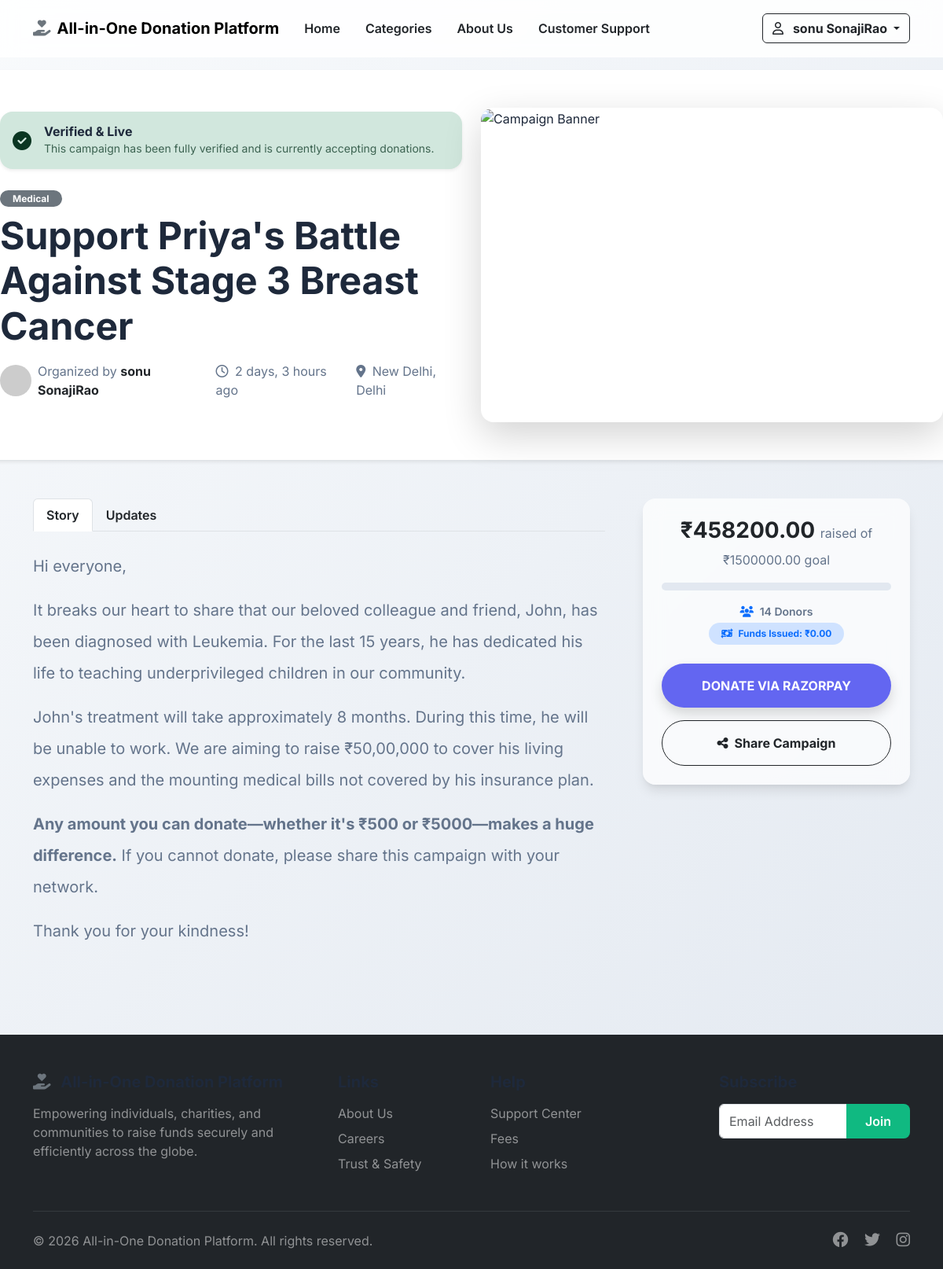
The app's page /campaign/2/ (signed in) with its own data.
### accounts/models.py (models this page shows, shortened)
class User(AbstractUser):
    class Role(models.TextChoices):
        DONOR = 'DONOR', _('Donor')
        CAMPAIGN_OWNER = 'OWNER', _('Campaign Owner')
        ADMIN = 'ADMIN', _('Admin')
    email = models.EmailField(_('email address'), unique=True)
    phone_number = models.CharField(_('phone number'), max_length=15, unique=True, null=True, blank=True)
    otp_code = models.CharField(max_length=6, null=True, blank=True)
    otp_expiry = models.DateTimeField(null=True, blank=True)
    role = models.CharField(
        max_length=20,
        choices=Role.choices,
        default=Role.DONOR
    )
    profile_image = models.ImageField(upload_to='profiles/', null=True, blank=True)
    verified = models.BooleanField(default=False)
    USERNAME_FIELD = 'email'
    REQUIRED_FIELDS = ['username']
    objects = CustomUserManager()
    def is_admin_role(self):
        return self.role == self.Role.ADMIN

### campaigns/models.py (models this page shows, shortened)
class Campaign(models.Model):
    class Status(models.TextChoices):
        DRAFT = 'DRAFT', _('Draft')
        ACTIVE = 'ACTIVE', _('Active')
        COMPLETED = 'COMPLETED', _('Completed')
        CANCELLED = 'CANCELLED', _('Cancelled')
    owner = models.ForeignKey(settings.AUTH_USER_MODEL, on_delete=models.CASCADE, related_name='campaigns')
    title = models.CharField(max_length=200)
    description = models.TextField()
    goal_amount = models.DecimalField(max_digits=12, decimal_places=2)
    raised_amount = models.DecimalField(max_digits=12, decimal_places=2, default=0.00)
    image = models.ImageField(upload_to='campaigns/images/', null=True, blank=True)
    start_date = models.DateTimeField(auto_now_add=True)
    end_date = models.DateTimeField(null=True, blank=True)
    category = models.ForeignKey(Category, on_delete=models.SET_NULL, null=True, related_name='campaigns')
    location = models.CharField(max_length=255, blank=True)
    payment_qr_code = models.ImageField(upload_to='campaigns/qr_codes/', null=True, blank=True, help_text="Upload your UPI or Bank QR code here")
    status = models.CharField(
        max_length=20,
        choices=Status.choices,
        default=Status.DRAFT
    )
    approved = models.BooleanField(default=False)
    status_reason = models.TextField(blank=True, null=True, help_text="Reason for current status or rejection notes")
    amount_issued = models.DecimalField(max_digits=12, decimal_places=2, default=0.00, help_text="Total amount paid out to the seeker")
    created_at = models.DateTimeField(auto_now_add=True)
    updated_at = models.DateTimeField(auto_now=True)
    @property
    def progress_percentage(self):
        if self.goal_amount > 0:
            return round((self.raised_amount / self.goal_amount) * 100, 2)
        return 0

class Category(models.Model):
    name = models.CharField(max_length=100, unique=True)
    slug = models.SlugField(max_length=100, unique=True)
    icon = models.ImageField(upload_to='categories/icons/', null=True, blank=True)
    class Meta:
        verbose_name_plural = "Categories"

### core/views.py (the view)
# urls.py: path('campaign/<int:pk>/', CampaignDetailView.as_view(), name='campaign_detail'),
class CampaignDetailView(DetailView):
    model = Campaign
    template_name = 'campaign_detail.html'
    context_object_name = 'campaign'

### templates/campaign_detail.html (shortened to what this page needs)
{% extends 'base.html' %}
{% load static %}
{% block content %}
<div class="row pt-5 bg-white border-bottom shadow-sm">
    <div class="container pb-5">
        <div class="row align-items-center">
            <div class="col-lg-6 mb-4 mb-lg-0">
                <div class="col-12 mb-4">
                    {% if campaign.status == 'DRAFT' %}
                        <div class="alert alert-warning border-0 shadow-sm rounded-4 d-flex align-items-center mb-4 p-3 anim-fade-in">
                            <i class="fa-solid fa-clock-rotate-left fs-4 me-3"></i>
                            <div>
                                <h6 class="fw-bold mb-0">Under Review</h6>
                                <p class="small mb-0 opacity-75">Our team is currently verifying the details of this campaign to ensure safety for our donors.</p>
                            </div>
                        </div>
                    {% elif campaign.status == 'ACTIVE' %}
                        <div class="alert alert-success border-0 shadow-sm rounded-4 d-flex align-items-center mb-4 p-3 anim-fade-in">
                            <i class="fa-solid fa-circle-check fs-4 me-3"></i>
                            <div>
                                <h6 class="fw-bold mb-0">Verified & Live</h6>
                                <p class="small mb-0 opacity-75">This campaign has been fully verified and is currently accepting donations.</p>
                            </div>
                        </div>
                    {% endif %}
                    <span class="badge bg-secondary mb-2 rounded-pill px-3">{{ campaign.category.name }}</span>
                    <h1 class="fw-bolder display-5 mb-3">{{ campaign.title }}</h1>
                    <div class="d-flex align-items-center text-muted-custom">
                        <img src="https://ui-avatars.com/api/?name={{ campaign.owner.get_full_name|default:campaign.owner.username }}&background=E5E7EB&color=374151" alt="Organizer" class="rounded-circle me-2" width="40" height="40">
                        <span class="me-3">Organized by <strong class="text-dark">{{ campaign.owner.get_full_name|default:campaign.owner.username }}</strong></span>
                        <span class="me-3"><i class="fa-regular fa-clock me-1"></i> {{ campaign.created_at|timesince }} ago</span>
                        {% if campaign.location %}
                        <span><i class="fa-solid fa-location-dot me-1"></i> {{ campaign.location }}</span>
                        {% endif %}
                    </div>
                </div>
            </div>
            <div class="col-lg-6">
                <div class="rounded-4 overflow-hidden shadow-lg position-relative" style="height: 400px;">
                    <img src="https://images.unsplash.com/photo-1538356111053-748a48e1acb8?q=80&w=1200" alt="Campaign Banner" class="w-100 h-100 object-fit-cover">
                </div>
            </div>
        </div>
    </div>
</div>
<div class="container my-5">
    <div class="row g-5">
        <div class="col-lg-8">
            <ul class="nav nav-tabs fw-semibold mb-4" id="campaignTabs" role="tablist">
                <li class="nav-item" role="presentation">
                    <button class="nav-link active text-dark" id="story-tab" data-bs-toggle="tab" data-bs-target="#story" type="button" role="tab" aria-selected="true">Story</button>
                </li>
                <li class="nav-item" role="presentation">
                    <button class="nav-link text-dark" id="updates-tab" data-bs-toggle="tab" data-bs-target="#updates" type="button" role="tab" aria-selected="false">Updates</button>
                </li>
            </ul>
            <div class="tab-content" id="campaignTabsContent">
                <div class="tab-pane fade show active" id="story" role="tabpanel" tabindex="0">
                    <div class="content text-muted-custom fs-5 lh-lg">
                        <p>Hi everyone,</p>
                        <p>It breaks our heart to share that our beloved colleague and friend, John, has been diagnosed with Leukemia. For the last 15 years, he has dedicated his life to teaching underprivileged children in our community.</p>
                        <p>John's treatment will take approximately 8 months. During this time, he will be unable to work. We are aiming to raise ₹50,00,000 to cover his living expenses and the mounting medical bills not covered by his insurance plan.</p>
                        <p><strong>Any amount you can donate—whether it's ₹500 or ₹5000—makes a huge difference.</strong> If you cannot donate, please share this campaign with your network.</p>
                        <p>Thank you for your kindness!</p>
                    </div>
                </div>
            </div>
        </div>
        <div class="col-lg-4">
            <div class="card glass-panel border-0 mb-4 sticky-top" style="top: 100px;">
                <div class="card-body p-4 text-center">
                    <h3 class="fw-bold text-dark mb-1">₹{{ campaign.raised_amount }} <span class="text-muted-custom fs-6 fw-normal">raised of ₹{{ campaign.goal_amount }} goal</span></h3>
                    <div class="progress-custom mb-3 mt-3">
                    </div>
                    <p class="text-muted-custom small fw-semibold mb-1">
                        <i class="fa-solid fa-users text-primary me-1"></i> {{ campaign.donations.count }} Donors
                    </p>
                    <div class="mb-4">
                        <span class="badge bg-primary-subtle text-primary rounded-pill px-3 py-2 fw-bold small"><i class="fa-solid fa-money-bill-transfer me-1"></i> Funds Issued: ₹{{ campaign.amount_issued }}</span>
                    </div>
                    <button class="btn btn-primary-custom w-100 py-3 rounded-pill fw-bold text-uppercase letter-spacing mb-3 shadow" data-bs-toggle="modal" data-bs-target="#donationModal">
                        Donate via Razorpay
                    </button>
                    <button class="btn btn-outline-dark w-100 py-3 rounded-pill fw-bold d-flex align-items-center justify-content-center">
                        <i class="fa-solid fa-share-nodes me-2"></i> Share Campaign
                    </button>
                </div>
            </div>
        </div>
    </div>
</div>
{% endblock %}

### templates/base.html (shortened to what this page needs)
{% load static %}
<!DOCTYPE html>
<html lang="en">
<head>
    <link href="https://cdn.jsdelivr.net/npm/bootstrap@5.3.0/dist/css/bootstrap.min.css" rel="stylesheet">
    <link rel="stylesheet" href="https://cdnjs.cloudflare.com/ajax/libs/font-awesome/6.4.0/css/all.min.css">
    <link rel="stylesheet" href="{% static 'css/styles.css' %}">
</head>
<body>
    <nav class="navbar navbar-expand-lg glass-nav sticky-top">
        <div class="container py-2">
            <a class="navbar-brand fw-bold mb-0 h1 text-primary-custom" href="/">
                <i class="fa-solid fa-hand-holding-heart text-secondary me-2"></i>All-in-One Donation Platform
            </a>
            <div class="collapse navbar-collapse" id="navbarNav">
                <ul class="navbar-nav me-auto mb-2 mb-lg-0">
                    <li class="nav-item">
                        <a class="nav-link fw-semibold px-3 {% if request.path == '/' %}text-primary-custom{% else %}text-dark{% endif %}" href="{% url 'home' %}">Home</a>
                    </li>
                    <li class="nav-item">
                        <a class="nav-link fw-semibold px-3 text-dark" href="{% url 'category_list' %}">Categories</a>
                    </li>
                    <li class="nav-item">
                        <a class="nav-link fw-semibold px-3 text-dark" href="{% if request.path == '/' %}#about{% else %}/#about{% endif %}">About Us</a>
                    </li>
                    <li class="nav-item">
                        <a class="nav-link fw-semibold px-3 text-dark" href="{% url 'my_tickets' %}">Customer Support</a>
                    </li>
                </ul>
                <div class="d-flex align-items-center">
                    {% if user.is_authenticated %}
                        <div class="dropdown">
                            <button class="btn btn-outline-dark fw-bold dropdown-toggle" type="button" data-bs-toggle="dropdown" aria-expanded="false">
                                <i class="fa-regular fa-user me-2"></i> {{ user.get_full_name|default:user.username }}
                            </button>
                        </div>
                    {% else %}
                        <a href="/login" class="nav-link fw-semibold me-4 text-dark d-none d-lg-block">Log in</a>
                        <a href="/login" class="btn btn-primary-custom">Start a Fundraiser</a>
                    {% endif %}
                </div>
            </div>
        </div>
    </nav>
    <main>
        {% block content %}{% endblock %}
    </main>
    <footer class="bg-dark text-white pt-5 pb-4 mt-5">
        <div class="container">
            <div class="row gx-5">
                <div class="col-md-4 mb-4">
                    <h5 class="fw-bold mb-3"><i class="fa-solid fa-hand-holding-heart text-secondary me-2"></i> All-in-One Donation Platform</h5>
                    <p class="text-white-50">Empowering individuals, charities, and communities to raise funds securely and efficiently across the globe.</p>
                </div>
                <div class="col-md-2 mb-4">
                    <h5 class="fw-bold mb-3">Links</h5>
                    <ul class="list-unstyled">
                        <li class="mb-2"><a href="#" class="text-white-50 text-decoration-none">About Us</a></li>
                        <li class="mb-2"><a href="#" class="text-white-50 text-decoration-none">Careers</a></li>
                        <li class="mb-2"><a href="#" class="text-white-50 text-decoration-none">Trust & Safety</a></li>
                    </ul>
                </div>
                <div class="col-md-3 mb-4">
                    <h5 class="fw-bold mb-3">Help</h5>
                    <ul class="list-unstyled">
                        <li class="mb-2"><a href="#" class="text-white-50 text-decoration-none">Support Center</a></li>
                        <li class="mb-2"><a href="#" class="text-white-50 text-decoration-none">Fees</a></li>
                        <li class="mb-2"><a href="#" class="text-white-50 text-decoration-none">How it works</a></li>
                    </ul>
                </div>
                <div class="col-md-3 mb-4">
                    <h5 class="fw-bold mb-3">Subscribe</h5>
                    <div class="input-group mb-3">
                        <input type="email" class="form-control" placeholder="Email Address" aria-label="Email">
                        <button class="btn btn-secondary-custom" type="button">Join</button>
                    </div>
                </div>
            </div>
            <hr class="border-secondary mt-2 mb-4">
            <div class="d-flex justify-content-between align-items-center">
                <span class="text-white-50">&copy; 2026 All-in-One Donation Platform. All rights reserved.</span>
                <div>
                    <a href="#" class="text-white-50 text-decoration-none me-3 h5"><i class="fa-brands fa-facebook"></i></a>
                    <a href="#" class="text-white-50 text-decoration-none me-3 h5"><i class="fa-brands fa-twitter"></i></a>
                    <a href="#" class="text-white-50 text-decoration-none h5"><i class="fa-brands fa-instagram"></i></a>
                </div>
            </div>
        </div>
    </footer>
</body>
</html>

### static/css/styles.css (style rules this page uses)
:root { --primary: #6366f1; --primary-hover: #4f46e5; --secondary: #10b981; --bg-gradient: linear-gradient(135deg, #f8fafc 0%, #e2e8f0 100%); --text-dark: #1e293b; --text-light: #64748b; --glass-bg: rgba(255, 255, 255, 0.7); --glass-border: rgba(255, 255, 255, 0.2); --shadow-sm: 0 1px 2px 0 rgba(0, 0, 0, 0.05); --shadow-md: 0 4px 6px -1px rgba(0, 0, 0, 0.1), 0 2px 4px -1px rgba(0, 0, 0, 0.06); --shadow-lg: 0 10px 15px -3px rgba(0, 0, 0, 0.1), 0 4px 6px -2px rgba(0, 0, 0, 0.05); }
body { font-family: 'Inter', sans-serif; background: var(--bg-gradient); color: var(--text-dark); min-height: 100vh; display: flex; flex-direction: column; }
main { flex: 1; }
.glass-panel { background: var(--glass-bg); backdrop-filter: blur(12px); -webkit-backdrop-filter: blur(12px); border: 1px solid var(--glass-border); border-radius: 16px; box-shadow: var(--shadow-lg); }
.glass-nav { background: rgba(255, 255, 255, 0.85); backdrop-filter: blur(10px); border-bottom: 1px solid var(--glass-border); }
.btn-primary-custom { background-color: var(--primary); color: white; border: none; border-radius: 8px; padding: 10px 24px; font-weight: 600; transition: all 0.3s ease; box-shadow: var(--shadow-sm); }
.btn-secondary-custom { background-color: var(--secondary); color: white; border: none; border-radius: 8px; padding: 10px 24px; font-weight: 600; transition: all 0.3s ease; }
.progress-custom { height: 10px; border-radius: 5px; background-color: #e2e8f0; overflow: hidden; }
h1, h2, h3, h4, h5, h6 { font-weight: 700; color: var(--text-dark); }
.text-muted-custom { color: var(--text-light); }

### records on screen
User: get_full_name "sonu SonajiRao"
Campaign: category.name "Medical", title "Support Priya's Battle Against Stage 3 Breast Cancer", owner.get_full_name "sonu SonajiRao", created_at "2 days, 3 hours", location "New Delhi, Delhi", raised_amount "458200.00", goal_amount "1500000.00", donations.count "14", amount_issued "0.00"
